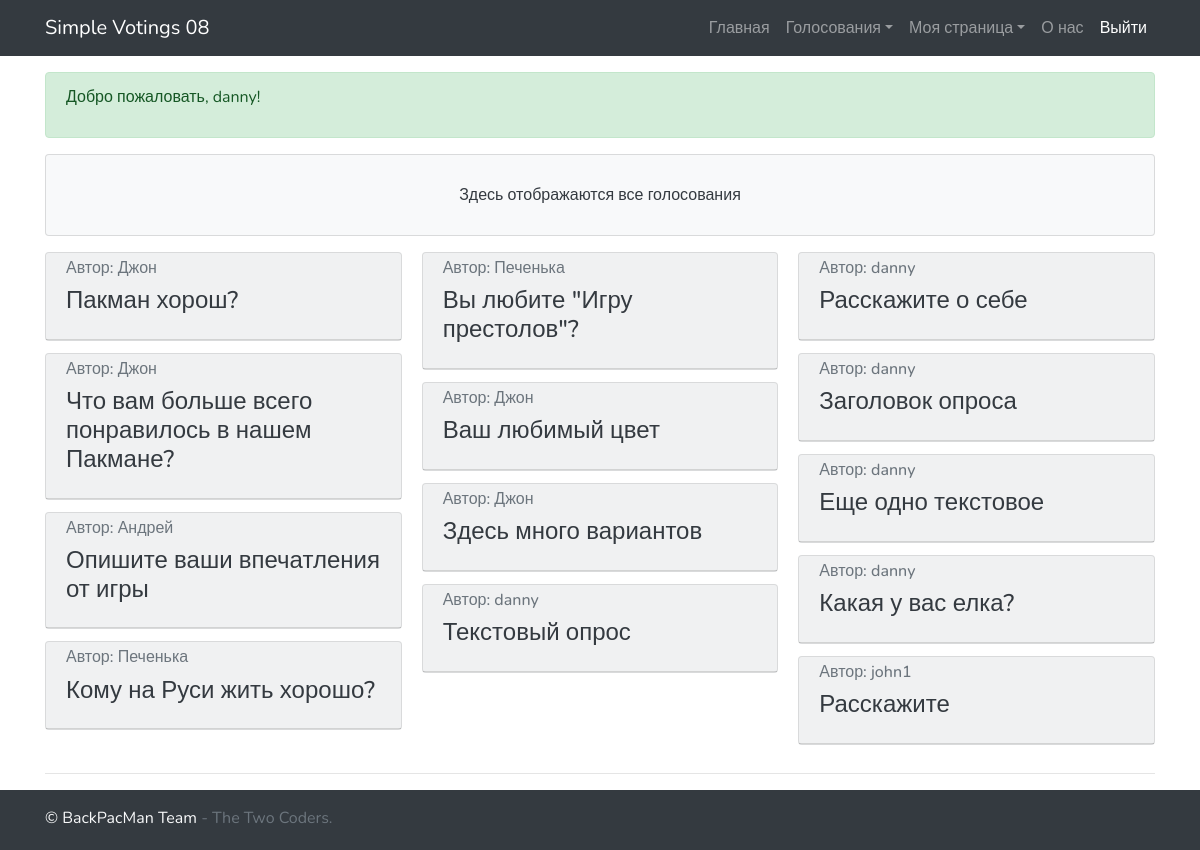
The page /home/ (signed in) on the database as committed earlier.
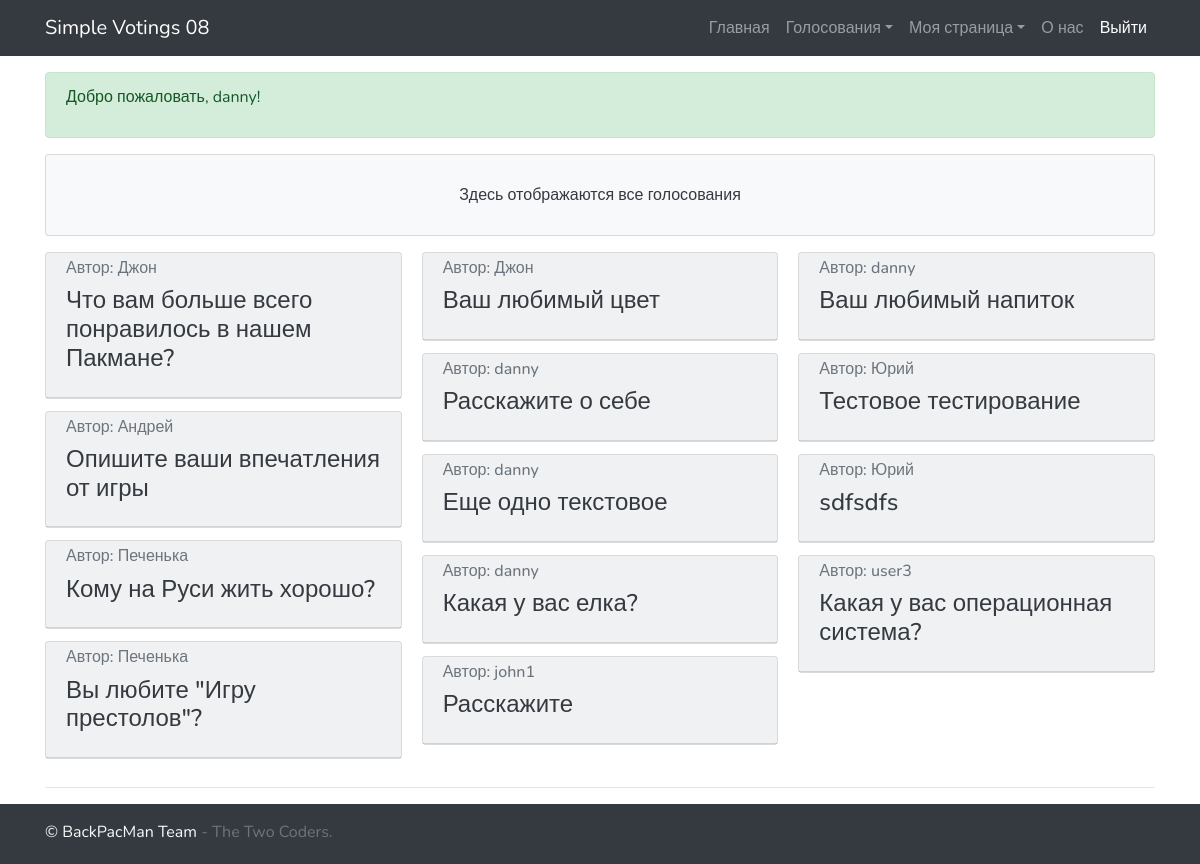
The same page on the database as committed later.
### main_app/models.py (models this page shows)
class Voting(models.Model):
    question = models.CharField(max_length=50)
    type = models.CharField(max_length=20, default='radio')  # radio, checkbox, text_input
    author = models.ForeignKey(get_user_model(), on_delete=models.CASCADE)
    def options(self):
        return Options.objects.filter(voting_id=self.id)
    def users(self):
        return {e.user_id for e in Vote.objects.filter(voting_id=self.id)}
    def users_text(self):
        return {e.user_id for e in TextOption.objects.filter(voting_id=self.id)}
    def voting_view(self):
        return "/voting/" + str(self.id)

### main_app/views.py (the view)
# urls.py: 2. Add a URL to urlpatterns:  path('', views.home, name='home')
@login_required
def home(request):
    context = {
        'pagetitle': 'Голосования',
        'votings': models.Voting.objects.all(),
        'menu': get_menu_context(request),
        'user': request.user,
        'loginform': AuthenticationForm(),
        'main_message': 'Здесь отображаются все голосования',
        'auth_msg': greeting(request),
        'expand': True
    }
    if False and request:
        context['vote_errors'] = request.errors.vote
    return render(request, 'home.html', context)

### main_app/models.py (called while the page is built)
    def votes(self):
        return {e.id for e in Vote.objects.filter(option_id=self.id)}

    def users(self):
        return {e.id for e in Vote.objects.filter(voting_id=self.voting_id)}

    def get_votes_percentage(self):
        return int(len(self.votes()) / len(self.users()) * 100)

    def get_votes_count_t(self):
        a = len(self.votes())
        return f"(Выбор {a} пользовател{get_suffix(a, 'ей', 'я', 'ей')})" \
            if a else "(Никто ещё не выбирал этот вариант)"

### main_app/views.py (called while the page is built)
def greeting(request):
    if request.user.is_authenticated:
        if request.user.first_name:
            auth_msg = 'Добро пожаловать, {} {}!'.format(request.user.first_name, request.user.last_name)
        else:
            auth_msg = 'Добро пожаловать, {}!'.format(request.user)
    else:
        auth_msg = 'Вы вошли как гость. Чтобы продолжить, нужно авторизоваться'
    return auth_msg

def get_suffix(x: int, zero: str, one: str, two: str, ):
    x %= 100
    if 9 < x < 20:
        return zero
    x %= 10
    if x is 1:
        return one
    elif x in [2, 3, 4]:
        return two
    else:
        return zero

### main_app/templates/home.html
{% extends "basic.html" %}
{% block main %}
<div class="card-columns">
    {% for voting in votings %}
    {% if voting.type == 'text_input' %}
    {% include 'forms/voting_text.html' with action="/vote/" %}
    {% else %}
    {% include 'forms/voting_basic.html' with action="/vote/" %}
    {% endif %}
    {% endfor %}
</div>
<hr>
{% endblock %}

### main_app/templates/forms/basic.html (shortened to what this page needs)
<form method="{% block method %}{{ method|default:'POST' }}{% endblock %}"
      action="{% block action %}{{ action|default:'/' }}{% endblock %}" id="voting_form">
    <div class="card bg-light">
        <div class="card-header" {% if expand %}
             data-toggle="collapse" href="#voting_{{voting.id}}" role="button" aria-expanded="false"
             aria-controls="voting_{{voting.id}}" {% endif %}>
            <h6 class="card-subtitle mb-2 text-muted">Автор:
                {% if voting.author.first_name %} {{ voting.author.first_name }}
                {% else %} {{ voting.author }} {% endif %} </h6>
            <h4 class="card-title"><a href="{{voting.voting_view}}" class="text-dark"> {{ voting.question }}</a></h4>
        </div>
    </div>
</form>

Rows that differ between the two databases and show on the page:
removed Voting: author.first_name "Джон", question "Пакман хорош?"
removed Voting: author.first_name "Джон", question "Здесь много вариантов"
removed Voting: author "danny", question "Текстовый опрос"
removed Voting: author "danny", question "Заголовок опроса"
added Voting: author "danny", question "Ваш любимый напиток"
added Voting: author.first_name "Юрий", question "Тестовое тестирование"
added Voting: author.first_name "Юрий", question "sdfsdfs"
added Voting: author "user3", question "Какая у вас операционная система?"
